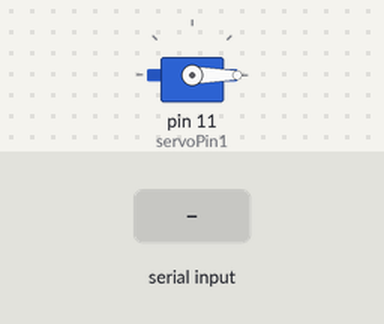
The sketch below on a simulated Arduino Uno, built with avr-gcc and run on an emulated ATmega328P. Shown: servo. The test bench sets the inputs (shaded band).

Above: at 1.2 s.
1.3 s: "d" received over Serial
At 2.0 s:
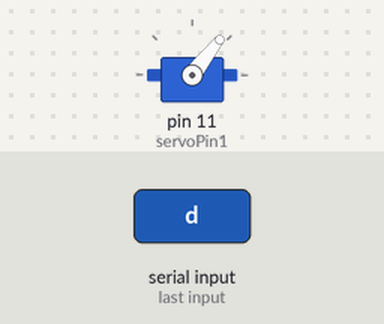
2.8 s: "c" received over Serial
At 3.1 s:
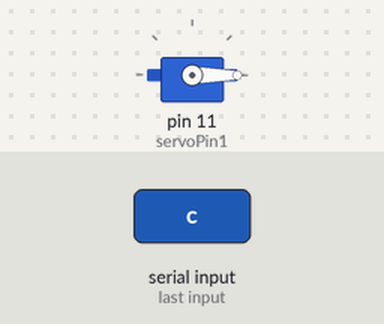
Timing chart, 0 to 5.8 s (numbered marks = the images above; inputs shaded):
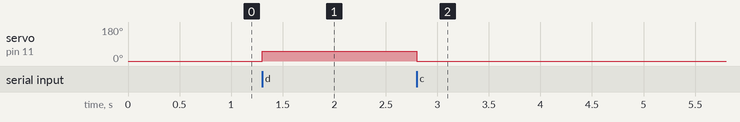

The sketch:

ArduinoUltrasonicServo.ino
```cpp
#include <Servo.h>

Servo myservo; //create servo object

const int trigPin = 9;
const int echoPin = 10;

const int trigPin2 = 5;
const int echoPin2 = 6;

const int servoPin1 = 11;

// defines variables
long duration;
long duration2;
float distance;
float distance2;
char incomingByte;
const int pulloutdeg = 0;
const int measuredeg = 52;

void setup() {
    pinMode(trigPin, OUTPUT); // Sets the trigPin as an Output
    pinMode(echoPin, INPUT); // Sets the echoPin as an Input
    pinMode(trigPin2, OUTPUT); // Sets the trigPin as an Output
    pinMode(echoPin2, INPUT); // Sets the echoPin as an Input
    myservo.attach(servoPin1);  // attaches the servo on pin 9 to the servo object

    myservo.write(pulloutdeg);

    Serial.begin(9600); // Starts the serial communication
}

void loop() {
  // Ultrasonic Sensor 1 (top_sensor)
  if (Serial.available() > 0) {
    // read the incoming byte:
    incomingByte = Serial.read();
    if(incomingByte == 'a') {
      // Clears the trigPin
      digitalWrite(trigPin, LOW);
      delayMicroseconds(2);

      // Sets the trigPin on HIGH state for 10 micro seconds
      digitalWrite(trigPin, HIGH);
      delayMicroseconds(10);
      digitalWrite(trigPin, LOW);

      // Reads the echoPin, returns the sound wave travel time in microseconds
      duration = pulseIn(echoPin, HIGH);

      // Prints the distance on the Serial Monitor
      Serial.print("Top_duration: ");
      Serial.println(duration);
      incomingByte = 0;
    }
    // Ultrasonic Sensor 2 (side_sensor)
    else if(incomingByte == 'b') {
      // Clears the trigPin
      digitalWrite(trigPin2, LOW);
      delayMicroseconds(2);

      // Sets the trigPin on HIGH state for 10 micro seconds
      digitalWrite(trigPin2, HIGH);
      delayMicroseconds(10);
      digitalWrite(trigPin2, LOW);

      // Reads the echoPin, returns the sound wave travel time in microseconds
      duration2= pulseIn(echoPin2, HIGH);


      // Prints the distance on the Serial Monitor
      Serial.print("Side_duration: ");
      Serial.println(duration2);
      incomingByte = 0;
    }
    else if(incomingByte == 'c') {
      myservo.write(pulloutdeg);              // tell servo to go to position
      delay(500);
      incomingByte = 0;
    }
    else if(incomingByte == 'd') {
      myservo.write(measuredeg);              // tell servo to go to position
      delay(500);
      incomingByte = 0;
    }
  }


}
```

Measured:
- after the input at 1.3 s, servo on pin 11 (servoPin1): 0° → 52° at once
- after the input at 2.8 s, servo on pin 11 (servoPin1): 52° → 0° at once
